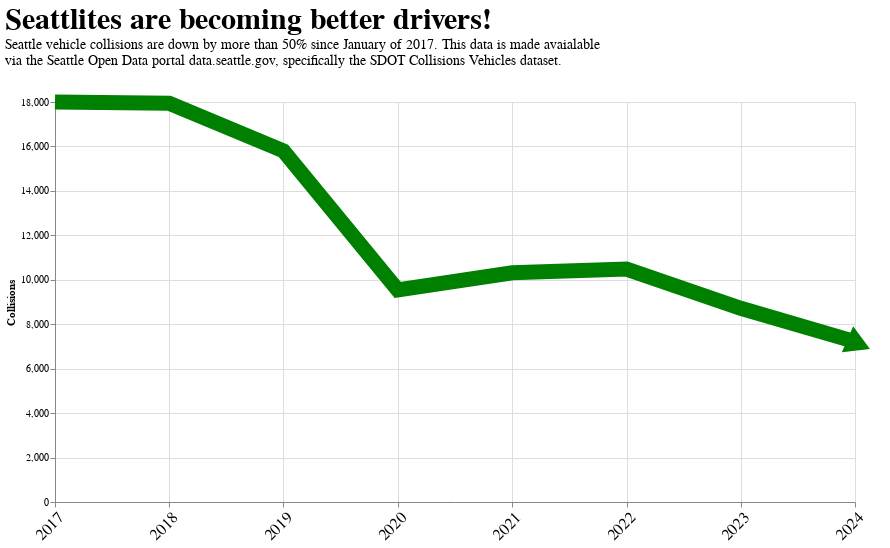

Notebook source saved alongside this figure:
### Code cell
collisions_are_down = alt.Chart(
    subset_collisions_df_2019_2024.dropna(),
    title=alt.Title(
        "Seattlites are becoming better drivers!",
        fontSize=30,
        align="left",
        anchor="start",
        subtitle=[
            "Seattle vehicle collisions are down by more than 50% since January of 2017. This data is made avaialable",
            "via the Seattle Open Data portal data.seattle.gov, specifically the SDOT Collisions Vehicles dataset."
        ],
        subtitleFontSize=14,
    )
).mark_line(size=15).encode(
    x=alt.X(
        "year(date):T",
        axis=alt.Axis(title=None, labelAngle=-45, labelFontSize=16),
    ),
    y=alt.Y("count():Q", title="Collisions"),
    color=alt.value("green")
).properties(
    width=800,
    height=400,
)
arrow = alt.Chart(pd.DataFrame(
    {"date": [pd.to_datetime("2024-01-01")], "count": [7180]}
)).mark_point(shape="triangle", filled=True, fillOpacity=1).encode(
    # x=alt.datum(5e24),
    x=alt.X('year(date):T'),
    y=alt.Y("count:Q"),
    angle=alt.AngleValue(-6.5),
    size=alt.SizeValue(800),
    color=alt.value("green"),
)
(collisions_are_down + arrow).save("a2_deceptive.png", scale_factor=5)
collisions_are_down + arrow

### Figure 1 — Vega specification as saved in the notebook (floating-point values rounded to 4 significant figures)
{"$schema": "https://vega.github.io/schema/vega/v5.json", "data": [{"name": "source_0", "values": [{"__count": 7217, "year_date": "2024-01-01T00:00:00.000"}, {"__count": 8719, "year_date": "2023-01-01T00:00:00.000"}, {"__count": 10481, "year_date": "2022-01-01T00:00:00.000"}, {"__count": 17997, "year_date": "2017-01-01T00:00:00.000"}, {"__count": 10312, "year_date": "2021-01-01T00:00:00.000"}, {"__count": 15799, "year_date": "2019-01-01T00:00:00.000"}, {"__count": 17943, "year_date": "2018-01-01T00:00:00.000"}, {"__count": 9539, "year_date": "2020-01-01T00:00:00.000"}, {"__count": 28, "year_date": ""}], "transform": [{"type": "formula", "expr": "toDate(datum['year_date'])", "as": "year_date"}]}, {"name": "source_1", "values": [{"count": 7180, "year_date": "2024-01-01T00:00:00.000"}], "transform": [{"type": "formula", "expr": "toDate(datum['year_date'])", "as": "year_date"}]}], "marks": [{"type": "line", "name": "layer_0_marks", "from": {"data": "source_0"}, "sort": {"field": "x"}, "encode": {"update": {"stroke": {"value": "green"}, "x": {"field": "year_date", "scale": "x"}, "strokeWidth": {"value": 15}, "y": {"field": "__count", "scale": "y"}, "defined": {"signal": "isValid(datum[\"year_date\"]) && isFinite(+datum[\"year_date\"])"}}}, "style": ["line"]}, {"type": "symbol", "name": "layer_1_marks", "from": {"data": "source_1"}, "encode": {"update": {"shape": {"value": "triangle"}, "fill": {"value": "green"}, "y": {"field": "count", "scale": "y"}, "fillOpacity": {"value": 1}, "size": {"value": 800}, "angle": {"value": -6.5}, "x": {"field": "year_date", "scale": "x"}}}, "style": ["point"]}], "scales": [{"name": "x", "type": "time", "domain": {"fields": [{"data": "source_0", "field": "year_date"}, {"data": "source_1", "field": "year_date"}]}, "range": [0, {"signal": "width"}]}, {"name": "y", "type": "linear", "domain": {"fields": [{"data": "source_0", "field": "__count"}, {"data": "source_1", "field": "count"}]}, "range": [{"signal": "height"}, 0], "zero": true, "nice": true}], "axes": [{"scale": "x", "gridScale": "y", "domain": false, "tickCount": {"signal": "ceil(width/40)"}, "ticks": false, "aria": false, "zindex": 0, "grid": true, "tickMinStep": {"signal": "datetime(2002, 0, 1, 0, 0, 0, 0) - datetime(2001, 0, 1, 0, 0, 0, 0)"}, "orient": "bottom", "labels": false, "maxExtent": 0, "minExtent": 0}, {"scale": "y", "tickCount": {"signal": "ceil(height/40)"}, "domain": false, "gridScale": "x", "maxExtent": 0, "zindex": 0, "labels": false, "minExtent": 0, "ticks": false, "aria": false, "grid": true, "orient": "left"}, {"scale": "x", "labelFontSize": 16, "tickCount": {"signal": "ceil(width/40)"}, "labelAngle": 315, "format": {"signal": "timeUnitSpecifier([\"year\"], {\"year-month\":\"%b %Y \",\"year-month-date\":\"%b %d, %Y \"})"}, "tickMinStep": {"signal": "datetime(2002, 0, 1, 0, 0, 0, 0) - datetime(2001, 0, 1, 0, 0, 0, 0)"}, "labelBaseline": "top", "zindex": 0, "labelOverlap": true, "grid": false, "labelFlush": true, "labelAlign": "right", "orient": "bottom"}, {"scale": "y", "labelOverlap": true, "zindex": 0, "grid": false, "orient": "left", "title": "Collisions", "tickCount": {"signal": "ceil(height/40)"}}], "title": {"text": "Seattlites are becoming better drivers!", "align": "left", "fontSize": 30, "anchor": "start", "subtitle": ["Seattle vehicle collisions are down by more than 50% since January of 2017. This data is made avaialable", "via the Seattle Open Data portal data.seattle.gov, specifically the SDOT Collisions Vehicles dataset."], "subtitleFontSize": 14}, "height": 400, "padding": 5, "style": "cell", "width": 800, "background": "white"}
